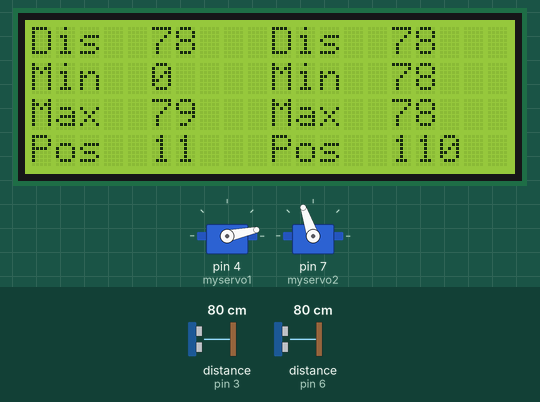
This sketch was run on a simulated Arduino Uno, built with avr-gcc and run on an emulated ATmega328P. On the bench: 2 × servo, 20×4 character LCD. Wiring (inferred from the names in the program): 2 × ultrasonic range finder: trigger pin 2, echo pin 3 / trigger pin 5, echo pin 6. Inputs (shaded band) come from the test bench; at power-on: distance to the obstacle (sensors on pin 3, pin 6) 80 cm. The echo pulse lasts 58.3 µs per cm; what the sketch prints to the serial monitor is not drawn.

Above: at 1.28 s.
1.3 s: distance to the obstacle (sensor on pin 3) set to 2 cm
At 2.1 s:
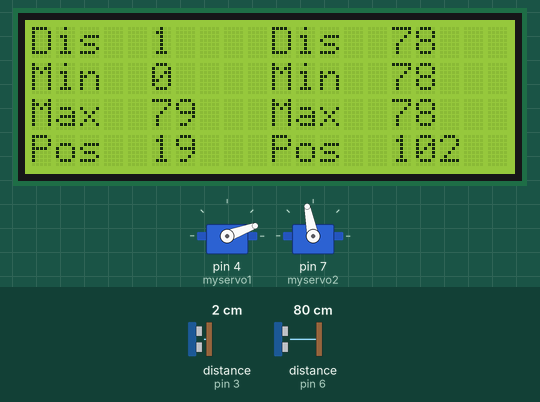
3.1 s: distance to the obstacle (sensor on pin 6) set to 2 cm
At 3.3 s:
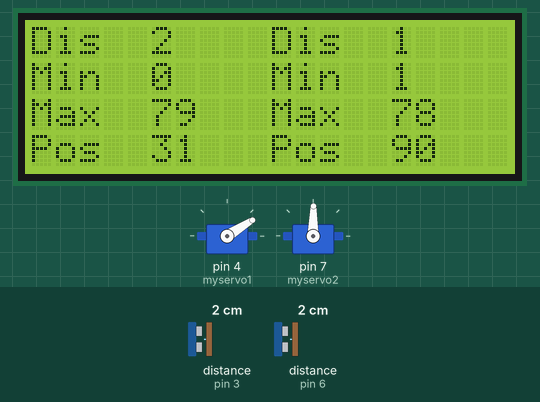
5.7 s: distance to the obstacle (sensor on pin 3) set to 18 cm
At 5.85 s:
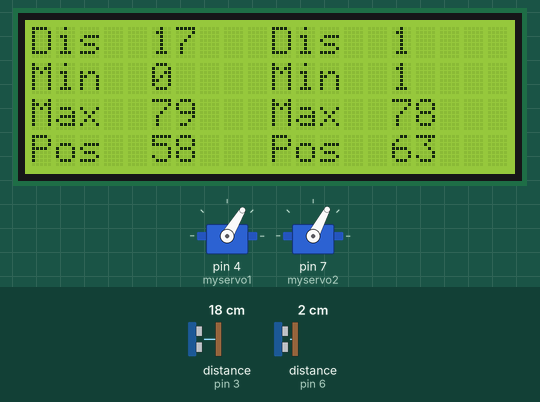
7.6 s: distance to the obstacle (sensor on pin 6) set to 18 cm
At 7.77 s:
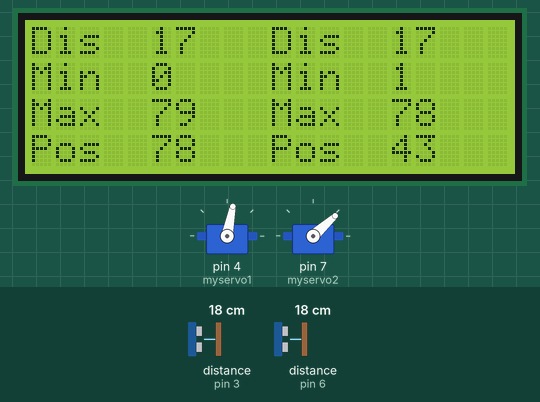
9.6 s: distance to the obstacle (sensor on pin 3) set to 4 cm
At 9.83 s:
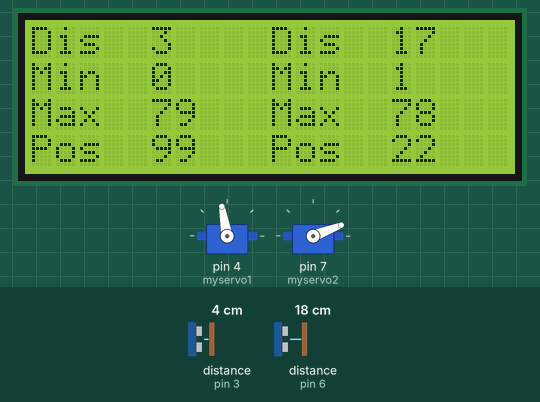
11.5 s: distance to the obstacle (sensor on pin 6) set to 35 cm
At 11.67 s:
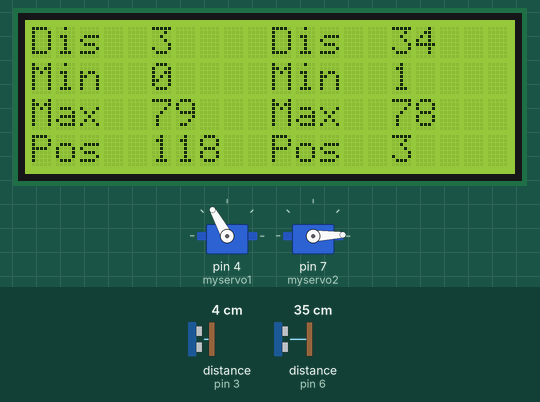
Timing chart, 0 to 36.7 s (numbered marks = the images above; inputs shaded):
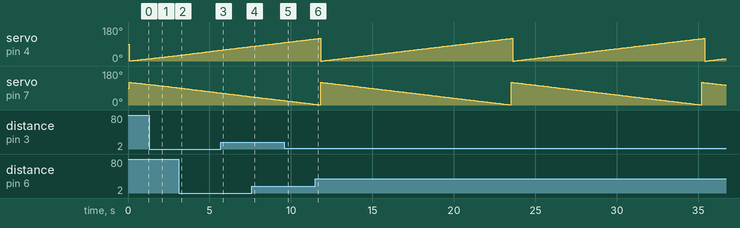

Measured:
- by itself, servo on pin 4 (myservo1): ramps from 0° to 120° and jumps back, once every 11.8 s
- by itself, servo on pin 7 (myservo2): ramps from 120° to 1° and jumps back, once every 11.7 s

The sketch:

main.ino
```cpp
#include <LiquidCrystal_I2C.h>
#include <Servo.h>

const int trigPin1 = 2;
const int echoPin1 = 3;
const int trigPin2 = 5;
const int echoPin2 = 6;

LiquidCrystal_I2C lcd(0x27,20,4);
long duration1;
int distance1;
int maxdistance1;
int mindistance1;
Servo myservo1;
int position1;
long duration2;
int distance2;
int maxdistance2;
int mindistance2;
Servo myservo2;
int position2;
void setup() {
  maxdistance1=0;
  maxdistance2=120;
  pinMode(trigPin1, OUTPUT);
  pinMode(echoPin1, INPUT);
  pinMode(trigPin2, OUTPUT);
  pinMode(echoPin2, INPUT);
  myservo1.attach(4);
  myservo2.attach(7);
  Serial.begin(9600);
  lcd.init();
  lcd.backlight();
  }
void loop() {
  position1++;
  position2--;
  if (position1 > 120) position1 = 0, mindistance1=maxdistance1, maxdistance1=0;
   if (position2 < 1) position2 = 120, mindistance2=maxdistance2, maxdistance2=0;
  myservo1.write(position1);
  myservo2.write(position2);

  digitalWrite(trigPin1, LOW);
  delayMicroseconds(2);
  digitalWrite(trigPin1, HIGH);
  delayMicroseconds(10);
  digitalWrite(trigPin1, LOW);
  duration1 = pulseIn(echoPin1, HIGH);
  distance1 = duration1 * 0.034 / 2;


  digitalWrite(trigPin2, LOW);
  delayMicroseconds(2);
  digitalWrite(trigPin2, HIGH);
  delayMicroseconds(10);
  digitalWrite(trigPin2, LOW);
  duration2 = pulseIn(echoPin2, HIGH);
  distance2 = duration2 * 0.034 / 2;


 if (distance1 < 1000 and distance1 > maxdistance1 ) maxdistance1 = distance1;
 if (distance1 > 0 and distance1 < mindistance1 ) mindistance1 = distance1;
 if (distance2 < 1000 and distance2 > maxdistance2 ) maxdistance2 = distance2;
 if (distance2 > 0 and distance2 < mindistance2 ) mindistance2 = distance2;
 //------------------------
  lcd.setCursor(0,0);
  lcd.print("Dis");
  lcd.setCursor(5,0);
  lcd.print("     ");
  lcd.setCursor(5,0);
  lcd.print(distance1);
  lcd.setCursor(10,0);
  lcd.print("Dis");
  lcd.setCursor(15,0);
  lcd.print("     ");
  lcd.setCursor(15,0);
  lcd.print(distance2);
  //----------------

  lcd.setCursor(0,1);
  lcd.print("Min");
  lcd.setCursor(5,1);
  lcd.print("     ");
  lcd.setCursor(5,1);
  lcd.print(mindistance1);
   lcd.setCursor(10,1);
  lcd.print("Min");
  lcd.setCursor(15,1);
  lcd.print("     ");
  lcd.setCursor(15,1);
  lcd.print(mindistance2);


  lcd.setCursor(0,2);
  lcd.print("Max");
  lcd.setCursor(5,2);
  lcd.print("     ");
  lcd.setCursor(5,2);
  lcd.print(maxdistance1);

  lcd.setCursor(10,2);
  lcd.print("Max");
  lcd.setCursor(15,2);
  lcd.print("     ");
  lcd.setCursor(15,2);
  lcd.print(maxdistance2);


  //---------------------
  lcd.setCursor(0,3);
  lcd.print("Pos");
  lcd.setCursor(5,3);
  lcd.print("     ");
  lcd.setCursor(5,3);
    lcd.print(position1);
   lcd.setCursor(10,3);
  lcd.print("Pos");
  lcd.setCursor(15,3);
  lcd.print("     ");
  lcd.setCursor(15,3);
    lcd.print(position2);
  //--------------------

  Serial.print("DIS1=");
  Serial.print(distance1);
   Serial.print(",POS1=");
  Serial.print(position1);
  Serial.print(",MIN1=");
  Serial.print(mindistance1);
  Serial.print(",MAX1=");
  Serial.print(maxdistance1);
   Serial.print(",DIS2=");
  Serial.print(distance2);
   Serial.print(",POS2=");
  Serial.print(position2);
  Serial.print(",MIN2=");
  Serial.print(mindistance2);
  Serial.print(",MAX2=");
  Serial.println(maxdistance2);
  }
```
